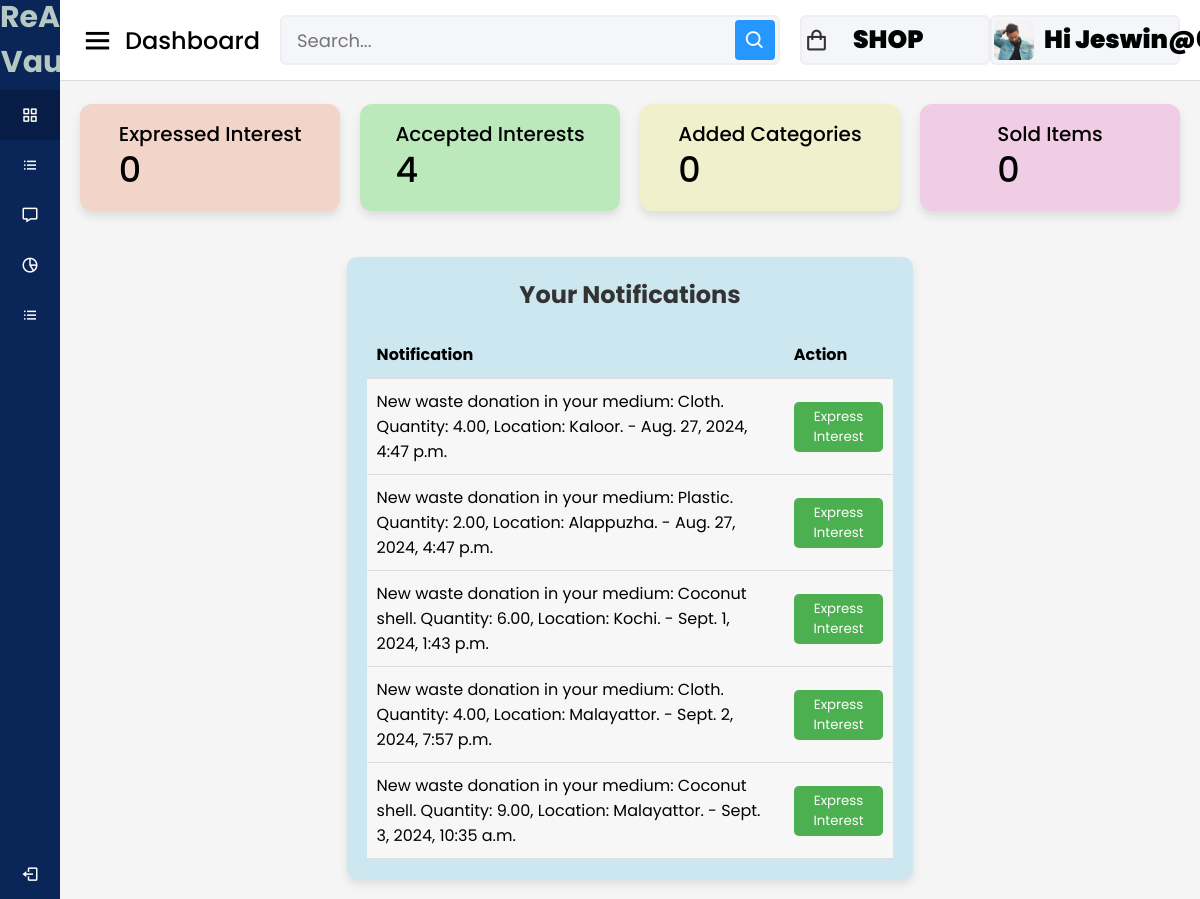
Page /artist/notifications/ (signed in) on the committed database.
### accounts/models.py (models this page shows, shortened)
class Artist(models.Model):
    user = models.OneToOneField(User, on_delete = models.CASCADE)
    phone = models.IntegerField(default=99999999)
    profile_pic = models.ImageField(upload_to= 'picture/artist', null=True,default='picture/artist/hi.jpg')
    is_approved = models.BooleanField(default=False)
    mediums = models.ManyToManyField(MediumOfWaste, blank=True)
    certificate=models.FileField(upload_to='certificates/',null= True, blank=True)

### artist/models.py (models this page shows, shortened)
class Notification(models.Model):
    user = models.ForeignKey(User, on_delete=models.CASCADE)
    message = models.TextField()
    created_at = models.DateTimeField(auto_now_add=True)
    is_read = models.BooleanField(default=False)
    donation=models.ForeignKey('donors.Donation', on_delete=models.CASCADE, null=True,blank=True)

### artist/views.py (the view)
# urls.py: path('notifications/',views.notifications,name='notifications'),
def notifications(request):
    notifications = Notification.objects.filter(user=request.user)
    notifications.update(is_read=True)
    artist= request.user.artist
    expressed_interest_count = Interest.objects.filter(artist=artist).count()
    accepted_interest_count = InterestRequest.objects.filter(
        artist=artist,
        status='accepted'
        ).count()
    unread_count = Notification.objects.filter(user=request.user, is_read=False).count()
    context={
            'artist':artist,
            'unread_count':unread_count,
            'expressed_interest_count':expressed_interest_count,
            'accepted_interest_count':accepted_interest_count,
            'notifications': notifications
    }
    return render(request, 'artist/notifications.html', context)

### cart/context_processors.py (called while the page is built)
def counter(request):
    cart_count=0
    if 'admin' in request.path:
        return{}
    else:
        try:
            cart=Cart.objects.filter(cart_id=_cart_id(request))
            cart_items=CartItem.objects.all().filter(cart=cart[:1])
            for cart_item in cart_items:
                cart_count = cart_item.Quantity
        except CartItem.DoesNotExist:
            cart_count=0
    return dict(cart_count=cart_count)

### cart/views.py (called while the page is built)
def _cart_id(request):
    cart=request.session.session_key
    if not cart:
        cart=request.session.create()
    return cart

### category/context_processors.py (called while the page is built)
def menu_links(request):
    links = Category.objects.all()
    return dict(links=links)

### template/artist/notifications.html (shortened to what this page needs)
{% load static %}
<!DOCTYPE html>
<html lang="en" dir="ltr">
<head>
  <link rel="stylesheet" href="{% static 'assets/css/styles.css' %}">
  <link href='https://unpkg.com/boxicons@2.0.7/css/boxicons.min.css' rel='stylesheet'>
</head>
<body>
  <div class="sidebar">
    <div class="logo-details">
      <span class="logo_name" style="font-size: 30px; text-align: center; font-weight: 700; color: #b5c8c1;">ReArt Vault</span>
    </div>
    <ul class="nav-links">
        <li>
            <a href="{% url 'artist_dashboard' %}" class="active">
              <i class='bx bx-grid-alt'></i>
              <span class="links_name">Artist Dashboard</span>
            </a>
          </li>
          <li>
            <a href="{% url 'add_mediums' %}">
              <i class='bx bx-list-ul'></i>
              <span class="links_name">Add medium</span>
            </a>
          </li>
          <li>
            <a href="{% url 'notifications' %}">
              <i class='bx bx-message'></i>
              <span class="links_name">Notifications</span>
            </a>
          </li>
          <li>
            <a href="{% url 'view_ratesartist' %}">
              <i class='bx bx-pie-chart-alt-2'></i>
              <span class="links_name">Price Listings</span>
            </a>
          </li>
          <li>
            <a href="{% url 'artist_interest_status' %}">
              <i class='bx bx-list-ul'></i>
              <span class="links_name">Interest Status</span>
            </a>
          </li>
      <li class="log_out">
        <a href="{% url 'userlogout' %}">
          <i class='bx bx-log-out'></i>
          <span class="links_name">Log out</span>
        </a>
      </li>
    </ul>
  </div>
  <section class="home-section">
    <nav>
      <div class="sidebar-button">
        <i class='bx bx-menu sidebarBtn'></i>
        <span class="dashboard">Dashboard</span>
      </div>
      <div class="search-box">
        <input type="text" placeholder="Search...">
        <i class='bx bx-search'></i>
      </div>
      <a href="{% url 'shopdash' %}" style="text-decoration:none;"><div class="profile-details">
        <i class='bx bx-shopping-bag'></i>
        <span class="admin_name" style="font-size: 25px; font-weight: 900; color: #010302;">SHOP</span>
      </div></a>
      <div class="profile-details">
        {% if artist.profile_pic %}
         <img src="{{artist.profile_pic.url}}" alt="">
        {% endif %}
        <span class="admin_name" style="font-size: 25px; font-weight: 900; color: #010302;">Hi {{user.username}}</span>
      </div>
    </nav>
    <div class="home-content">
      <div class="overview-boxes">
        <div class="box" style="background-color:rgb(243, 212, 200);">
          <div class="right-side">
            <div class="box-topic">Expressed Interest</div>
            <div class="number">{{ expressed_interest_count }}</div>
          </div>
        </div>
        <div class="box" style="background-color:rgb(188, 233, 188);">
          <div class="right-side">
            <div class="box-topic">Accepted Interests</div>
            <div class="number">{{ accepted_interest_count }}</div>
          </div>
        </div>
        <div class="box" style="background-color:rgb(240, 240, 205);">
          <div class="right-side">
            <div class="box-topic">Added Categories</div>
            <div class="number"> 0</div>
          </div>
        </div>
        <div class="box" style="background-color:rgb(240, 205, 228);">
          <div class="right-side">
            <div class="box-topic">Sold Items</div>
            <div class="number">0</div>
          </div>
        </div>
      </div>
      <div class="sales-boxes">
        <div class="recent-sales box" style="background-color: rgb(205, 231, 240); padding: 20px; border-radius: 10px;">
            <div class="title" style="font-size: 24px; font-weight: bold;margin-bottom: 20px;">Your Notifications</div>
            <table style="width: 100%; border-collapse: collapse;">
                <thead>
                    <tr>
                        <th style="text-align: left; padding: 10px; border-bottom: 2px solid #ddd;">Notification</th>
                        <th style="text-align: left; padding: 10px; border-bottom: 2px solid #ddd;">Action</th>
                    </tr>
                </thead>
                <tbody>
                    {% for notification in notifications %}
                    <tr class="{% if notification.is_read %}read{% else %}unread{% endif %}"
                        style="{% if notification.is_read %}background-color: #f7f7f7;{% else %}background-color: #ffffff;{% endif %}">
                        <td style="padding: 10px; border-bottom: 1px solid #ddd;">
                            {{ notification.message }} - {{ notification.created_at }}
                        </td>
                        <td style="padding: 10px; border-bottom: 1px solid #ddd;">
                            {% if notification.donation %}
                                {% if notification.interest_request %}
                                    <p>Interest has been sent</p>
                                {% else %}
                                    <form method="post" action="{% url 'express_interest' notification.donation.id %}">
                                        <button type="submit" class="button button-express"
                                                style="background-color: #4CAF50; color: white; padding: 5px 10px; border: none; border-radius: 5px; cursor: pointer;">
                                            Express Interest
                                        </button>
                                    </form>
                                {% endif %}
                            {% else %}
                                <p>No donation available.</p>
                            {% endif %}
                        </td>
                    </tr>
                    {% endfor %}
                </tbody>
            </table>
        </div>
    </div>
    </body>
    </html>

### static/assets/css/styles.css (style rules this page uses)
* { margin: 0; padding: 0; box-sizing: border-box; font-family: 'Poppins', sans-serif; }
.sidebar { position: fixed; height: 100%; width: 240px; background: #0A2558; transition: all 0.5s ease; }
.sidebar .logo-details { height: 80px; display: flex; align-items: center; }
.sidebar .logo-details .logo_name { color: #fff; font-size: 24px; font-weight: 500; }
.sidebar .nav-links { margin-top: 10px; }
.sidebar .nav-links li { position: relative; list-style: none; height: 50px; }
.sidebar .nav-links li a { height: 100%; width: 100%; display: flex; align-items: center; text-decoration: none; transition: all 0.4s ease; }
.sidebar .nav-links li a.active { background: #081D45; }
.sidebar .nav-links li i { min-width: 60px; text-align: center; font-size: 18px; color: #fff; }
.sidebar .nav-links li a .links_name { color: #fff; font-size: 15px; font-weight: 400; white-space: nowrap; }
.sidebar .nav-links .log_out { position: absolute; bottom: 0; width: 100%; }
.home-section { position: relative; background: #f5f5f5; min-height: 100vh; width: calc(100% - 240px); left: 240px; transition: all 0.5s ease; }
.home-section nav { display: flex; justify-content: space-between; height: 80px; background: #fff; display: flex; align-items: center; position: fixed; width: calc(100% - 240px); left: 240px; z-index: 100; padding: 0 20px; box-shadow: 0 1px 1px rgba(0, 0, 0, 0.1); transition: all 0.5s ease; }
.home-section nav .sidebar-button { display: flex; align-items: center; font-size: 24px; font-weight: 500; }
nav .sidebar-button i { font-size: 35px; margin-right: 10px; }
.home-section nav .search-box { position: relative; height: 50px; max-width: 550px; width: 100%; margin: 0 20px; }
nav .search-box input { height: 100%; width: 100%; outline: none; background: #F5F6FA; border: 2px solid #EFEEF1; border-radius: 6px; font-size: 18px; padding: 0 15px; }
nav .search-box .bx-search { position: absolute; height: 40px; width: 40px; background: #2697FF; right: 5px; top: 50%; transform: translateY(-50%); border-radius: 4px; line-height: 40px; text-align: center; color: #fff; font-size: 22px; transition: all 0.4 ease; }
.home-section nav .profile-details { display: flex; align-items: center; background: #F5F6FA; border: 2px solid #EFEEF1; border-radius: 6px; height: 50px; min-width: 190px; padding: 0 15px 0 2px; }
nav .profile-details img { height: 40px; width: 40px; border-radius: 6px; object-fit: cover; }
nav .profile-details .admin_name { font-size: 15px; font-weight: 500; color: #333; margin: 0 10px; white-space: nowrap; }
nav .profile-details i { font-size: 25px; color: #333; }
.home-section .home-content { position: relative; padding-top: 104px; }
.home-content .overview-boxes { display: flex; align-items: center; justify-content: space-between; flex-wrap: wrap; padding: 0 20px; margin-bottom: 26px; }
.overview-boxes .box { display: flex; align-items: center; justify-content: center; width: calc(100% / 4 - 15px); background: #fff; padding: 15px 14px; border-radius: 12px; box-shadow: 0 5px 10px rgba(0,0,0,0.1); }
.overview-boxes .box-topic { font-size: 20px; font-weight: 500; }
.home-content .box .number { display: inline-block; font-size: 35px; margin-top: -6px; font-weight: 500; }
.home-content .sales-boxes { display: flex; justify-content: space-between; }
.home-content .sales-boxes .recent-sales { width: 65%; background: #fff; padding: 20px 30px; margin: 0 20px; border-radius: 12px; box-shadow: 0 5px 10px rgba(0, 0, 0, 0.1); }
.sales-boxes .box .title { font-size: 24px; font-weight: 500; }
.sales-boxes .box .button { width: 100%; display: flex; justify-content: flex-end; }
@media (max-width: 1240px) { .sidebar { width: 60px; } }
@media (max-width: 1240px) { .home-section { width: calc(100% - 60px); left: 60px; } }
@media (max-width: 1240px) { .home-section nav { width: calc(100% - 60px); left: 60px; } }

### rows in the picture
Artist: profile_pic (picture)
Notification: message "New waste donation in your medium: Cloth. Quantity: 4.00, Location: Kaloor.", created_at "Aug. 27, 2024, 4:47 p.m.", shows "Express Interest"
Notification: message "New waste donation in your medium: Plastic. Quantity: 2.00, Location: Alappuzha.", created_at "Aug. 27, 2024, 4:47 p.m.", shows "Express Interest"
Notification: message "New waste donation in your medium: Coconut shell. Quantity: 6.00, Location: Kochi.", created_at "Sept. 1, 2024, 1:43 p.m.", shows "Express Interest"
Notification: message "New waste donation in your medium: Cloth. Quantity: 4.00, Location: Malayattor.", created_at "Sept. 2, 2024, 7:57 p.m.", shows "Express Interest"
Notification: message "New waste donation in your medium: Coconut shell. Quantity: 9.00, Location: Malayattor.", created_at "Sept. 3, 2024, 10:35 a.m.", shows "Express Interest"

### other values in the picture
{{ expressed_interest_count }} "0"
{{ accepted_interest_count }} "4"
